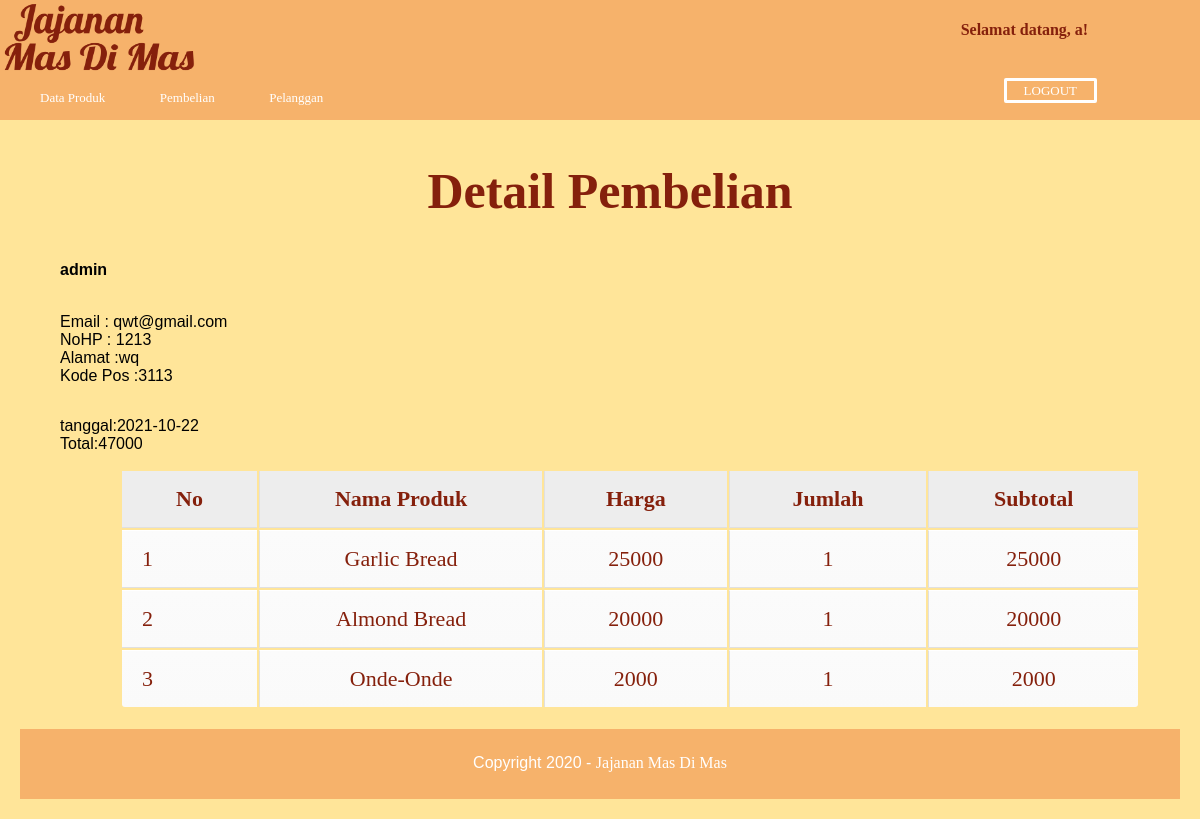
Page /admin.php?halaman=detail&id=25 (signed in) on the committed database.
### tables this page shows
CREATE TABLE `pembelian` (
  `id_pembelian` int(11) NOT NULL,
  `username` varchar(20) NOT NULL,
  `atasnama` varchar(100) NOT NULL,
  `tanggal` date NOT NULL,
  `pembayaran` varchar(200) NOT NULL,
  `total` int(11) NOT NULL
);

CREATE TABLE `pengguna` (
  `username` varchar(20) NOT NULL,
  `email` varchar(100) NOT NULL,
  `nohp` varchar(15) NOT NULL,
  `password` varchar(20) NOT NULL,
  `password2` varchar(20) NOT NULL,
  `alamat` text NOT NULL,
  `kodepos` varchar(50) NOT NULL
);

CREATE TABLE `detail_pembelian` (
  `ud_pembelian` int(11) NOT NULL,
  `id_produk` int(11) NOT NULL,
  `jumlah` int(11) NOT NULL,
  `subtotal` varchar(11) NOT NULL
);

CREATE TABLE `produk` (
  `id_produk` int(10) NOT NULL,
  `nama` varchar(100) NOT NULL,
  `harga` int(10) NOT NULL,
  `gambar` varchar(200) NOT NULL,
  `deskripsi` text NOT NULL
);

### detail.php (the view)
<div class='gambar'>
		<h2> Detail Pembelian </h2>
		<?php
		include 'konek.php';
		$ambil = $con->query("SELECT * FROM pembelian JOIN pengguna ON pembelian.username=pengguna.username WHERE pembelian.id_pembelian='$_GET[id]'");
		$detail = $ambil->fetch_assoc();
		?>
		<strong><?php echo $detail['username'];?></strong> <br>
		<p>
			Email : <?php echo $detail['email']; ?><br>
			NoHP : <?php echo $detail['nohp']; ?> <br>
			Alamat :<?php echo $detail['alamat']; ?> <br>
			Kode Pos :<?php echo $detail['kodepos']; ?>
		</p>
		<p>
			tanggal:<?php echo $detail['tanggal']; ?> <br>
			Total:<?php echo $detail['total'];?>
		</p>
		<table class="table">
			<thead>
				<tr>
					<th>No</th>
					<th>Nama Produk</th>
					<th>Harga</th>
					<th>Jumlah</th>
					<th>Subtotal</th>
				</tr>
			</thead>
			<tbody>
				<?php $nomor=1; ?>
				<?php include 'konek.php';
				$ambil=$con->query("SELECT * FROM detail_pembelian JOIN produk ON detail_pembelian.id_produk=produk.id_produk WHERE detail_pembelian.ud_pembelian='$_GET[id]'"); ?>
				<?php while($pecah = $ambil->fetch_assoc()){ ?>
					<tr>
						<td><?php echo $nomor; ?></td>
						<td><?php echo $pecah['nama'];?></td>
						<td><?php echo $pecah['harga'];?></td>
						<td><?php echo $pecah['jumlah'];?></td>
						<td><?php echo $pecah['harga']*$pecah['jumlah'];?></td>
					</tr>
				<?php $nomor++;?>
			<?php } ?>
			</tbody>
		</table>
	</div>

### css/admin.css (style rules this page uses)
body { background-color: #FFE599; margin: 0; font-family: sans-serif; }
.gambar { width: 90%; display: grid; grid-template-columns: 1fr; margin:auto; }
.gambar h2 { margin-left: 20px; font-family: Brush Script MT; color: #85200c; font-size: 50px; text-align: center; position: relative; }
.table { margin-left: 60px; font-size: 22px; font-family: times; color: #85200c; position: relative; }
table th { padding: 15px 35px; border-left:1px solid #e0e0e0; border-bottom: 1px solid #e0e0e0; background: #ededed; }
table th:first-child { border-left:none; }
table tr { text-align: center; padding-left: 20px; }
table td:first-child { text-align: left; padding-left: 20px; border-left: 0; }
table td { padding: 15px 35px; border-top: 1px solid #ffffff; border-bottom: 1px solid #e0e0e0; border-left: 1px solid #e0e0e0; background: #fafafa; background: -webkit-gradient(linear, left top, left bottom, from(#fbfbfb), to(#fafafa)); background: -moz-linear-gradient(top, #fbfbfb, #fafafa); }
table tr:last-child td { border-bottom: 0; }
table tr:last-child td:first-child { -moz-border-radius-bottomleft: 3px; -webkit-border-bottom-left-radius: 3px; border-bottom-left-radius: 3px; }
table tr:last-child td:last-child { -moz-border-radius-bottomright: 3px; -webkit-border-bottom-right-radius: 3px; border-bottom-right-radius: 3px; }

### rows in the picture
pembelian: pengguna.username "admin", pengguna.email "qwt@gmail.com", pengguna.nohp "1213", pengguna.alamat "wq", pengguna.kodepos "3113", tanggal "2021-10-22", total "47000"
detail_pembelian: id_produk.nama "Garlic Bread", id_produk.harga "25000", jumlah "1", $pecah['harga']*$pecah['jumlah'] "25000"
detail_pembelian: id_produk.nama "Almond Bread", id_produk.harga "20000", jumlah "1", $pecah['harga']*$pecah['jumlah'] "20000"
detail_pembelian: id_produk.nama "Onde-Onde", id_produk.harga "2000", jumlah "1", $pecah['harga']*$pecah['jumlah'] "2000"

### other values in the picture
$_SESSION['username'] "a"
